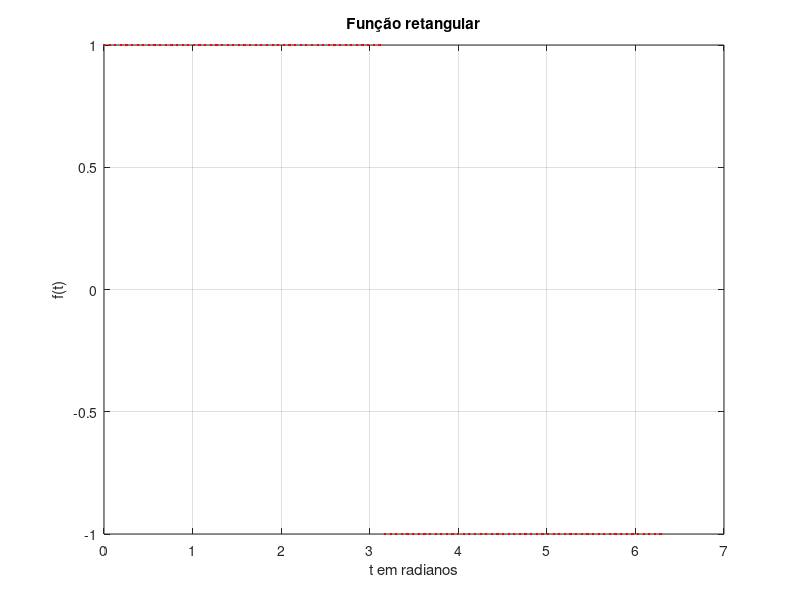

This chart was generated by the following MATLAB code:
x = linspace(0,2 * pi, 100); % Criou-se 100 amostras entre 0 e 2 * pi.
for n = 1:100
  if x(n) <= pi
    f(n) = 1; % Faz f(t) = 1 para 0 < t <= pi
  else
    f(n)= -1; % Faz f(t)= -1 para pi < t <= 2 * pi
  end 
end
plot(x,f,'r.'); % plota o gráfico, r=cor:vermelha e .:estilo do ponto: ponto 
grid on; % adiciona linhas de grade no desenho do gráfico
title('Função retangular'); % Coloca um título ao gráfico
xlabel('t em radianos'); % nomeia o eixo x
ylabel('f(t)'); % nomeia o eixo y